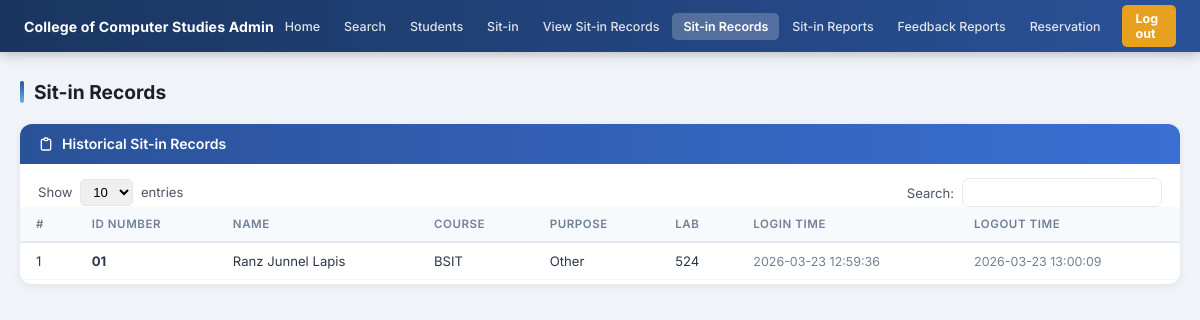
Page /admin/sitin_records (signed in) on the earlier database version.
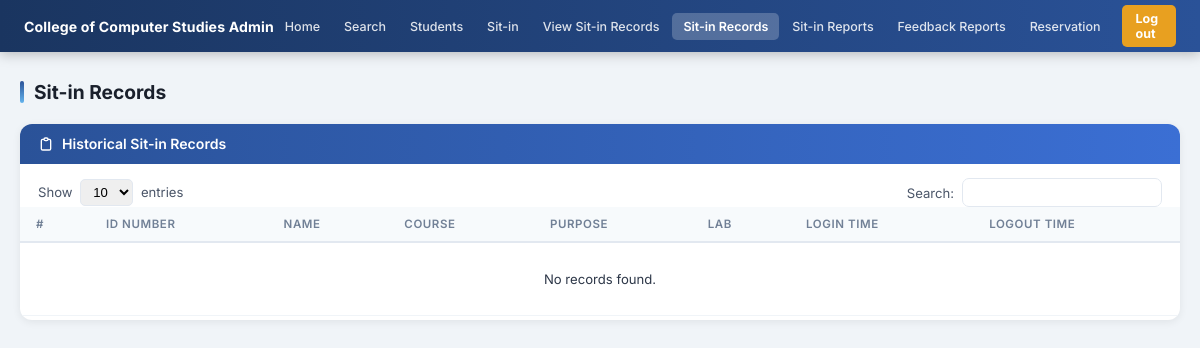
Same page on the later database version.
### tables this page shows
CREATE TABLE sit_in_records (
            id          INTEGER PRIMARY KEY AUTOINCREMENT,
            idno        VARCHAR(20) NOT NULL,
            purpose     VARCHAR(100) NOT NULL,
            lab         VARCHAR(20)  NOT NULL,
            login_time  TIMESTAMP NOT NULL,
            logout_time TIMESTAMP DEFAULT CURRENT_TIMESTAMP,
            FOREIGN KEY (idno) REFERENCES students(idno)
        );

CREATE TABLE students (
            id             INTEGER PRIMARY KEY AUTOINCREMENT,
            idno           VARCHAR(20)  UNIQUE NOT NULL,
            lastname       VARCHAR(50)  NOT NULL,
            firstname      VARCHAR(50)  NOT NULL,
            middlename     VARCHAR(50),
            course         VARCHAR(20)  NOT NULL,
            level          VARCHAR(5)   NOT NULL,
            email          VARCHAR(100) UNIQUE NOT NULL,
            address        TEXT,
            password       VARCHAR(255) NOT NULL,
            image_filename VARCHAR(255),
            remaining_session INTEGER DEFAULT 30,
            created_at     TIMESTAMP DEFAULT CURRENT_TIMESTAMP
        );

### app.py (the view)
@app.route('/admin/sitin_records')
def sitin_records():
    r = admin_required()
    if r: return r
    records = get_sitin_records()
    return render_template('sitin_records.html', records=records)

### app.py (called while the page is built)
def is_logged_in():
    return 'student_id' in session

def is_admin():
    return session.get('role') == 'admin'

def admin_required():
    if not is_logged_in() or not is_admin():
        flash('Admin access required.', 'error')
        return redirect(url_for('login'))

### dbhelper.py (called while the page is built)
def connect():
    base_path = os.path.dirname(os.path.abspath(__file__))
    db_path   = os.path.join(base_path, "sysarch.db")
    conn      = sqlite3.connect(db_path)
    conn.row_factory = sqlite3.Row
    return conn

def get_sitin_records():
    conn = connect()
    cur  = conn.cursor()
    cur.execute("""
        SELECT r.*, s.firstname, s.lastname, s.course, s.level
        FROM sit_in_records r
        JOIN students s ON r.idno = s.idno
        ORDER BY r.logout_time DESC
    """)
    rows = cur.fetchall()
    conn.close()
    return rows

### templates/sitin_records.html (shortened to what this page needs)
<!DOCTYPE html>
<html lang="en">
<head>
  <link rel="stylesheet" href="{{ url_for('static', filename='css/admin.css') }}">
</head>
<body>
{% from 'macros.html' import admin_nav %}
{{ admin_nav('records') }}
<div class="admin-page">
  <div class="page-heading">Sit-in Records</div>
  <div class="card">
    <div class="card-header">
      <svg width="16" height="16" fill="none" viewBox="0 0 24 24" stroke="currentColor"><path stroke-linecap="round" stroke-linejoin="round" stroke-width="2" d="M9 5H7a2 2 0 00-2 2v12a2 2 0 002 2h10a2 2 0 002-2V7a2 2 0 00-2-2h-2M9 5a2 2 0 002 2h2a2 2 0 002-2M9 5a2 2 0 012-2h2a2 2 0 012 2"/></svg>
      Historical Sit-in Records
    </div>
    <div class="table-toolbar">
      <div class="entries-select">Show <select><option>10</option><option>25</option><option>50</option></select> entries</div>
      <div style="display:flex;align-items:center;gap:8px;font-size:0.82rem;color:#4a5568;">
        Search: <input type="text" id="tableSearch" oninput="searchTable(this.value)" class="table-search-input"/>
      </div>
    </div>
    <div class="table-wrap">
      <table class="data-table" id="recordsTable">
        <thead>
          <tr><th>#</th><th>ID Number</th><th>Name</th><th>Course</th><th>Purpose</th><th>Lab</th><th>Login Time</th><th>Logout Time</th></tr>
        </thead>
        <tbody>
          {% for r in records %}
          <tr>
            <td>{{ loop.index }}</td>
            <td><strong>{{ r.idno }}</strong></td>
            <td>{{ r.firstname }} {{ r.lastname }}</td>
            <td>{{ r.course }}</td>
            <td>{{ r.purpose }}</td>
            <td>{{ r.lab }}</td>
            <td style="color:#718096;font-size:0.78rem;">{{ r.login_time }}</td>
            <td style="color:#718096;font-size:0.78rem;">{{ r.logout_time }}</td>
          </tr>
          {% else %}
          <tr><td colspan="8" class="no-data-cell">No records found.</td></tr>
          {% endfor %}
        </tbody>
      </table>
    </div>
  </div>
</div>
</body>
</html>

### templates/macros.html
{% macro admin_nav(active='') %}
<nav class="admin-navbar">
  <span class="navbar-brand">College of Computer Studies Admin</span>
  <div class="navbar-menu">
    <a href="{{ url_for('dashboard') }}"            class="nav-link {{ 'active' if active=='home' }}">Home</a>
    <a href="{{ url_for('dashboard') }}"            class="nav-link {{ 'active' if active=='search' }}">Search</a>
    <a href="{{ url_for('students_list') }}"         class="nav-link {{ 'active' if active=='students' }}">Students</a>
    <a href="{{ url_for('dashboard') }}"             class="nav-link {{ 'active' if active=='sitin' }}">Sit-in</a>
    <a href="{{ url_for('current_sitin') }}"         class="nav-link {{ 'active' if active=='current' }}">View Sit-in Records</a>
    <a href="{{ url_for('sitin_records') }}"         class="nav-link {{ 'active' if active=='records' }}">Sit-in Records</a>
    <a href="{{ url_for('sitin_reports') }}"         class="nav-link {{ 'active' if active=='reports' }}">Sit-in Reports</a>
    <a href="{{ url_for('feedback_reports') }}"      class="nav-link {{ 'active' if active=='feedback' }}">Feedback Reports</a>
    <a href="{{ url_for('admin_reservations') }}"    class="nav-link {{ 'active' if active=='reservation' }}">Reservation</a>
    <a href="{{ url_for('logout') }}"                class="nav-logout">Log out</a>
  </div>
</nav>
{% endmacro %}

### static/css/admin.css (style rules this page uses)
*, *::before, *::after { box-sizing: border-box; margin: 0; padding: 0; }
body { font-family: 'Inter', sans-serif; background: #f0f4f8; color: #1a202c; font-size: 0.875rem; min-height: 100vh; }
a { text-decoration: none; }
.admin-navbar { background: linear-gradient(90deg, #1a3560 0%, #2a5298 100%); display: flex; align-items: center; justify-content: space-between; padding: 0 24px; height: 52px; position: sticky; top: 0; z-index: 100; box-shadow: 0 2px 12px rgba(0,0,0,0.25); }
.navbar-brand { color: #fff; font-size: 0.88rem; font-weight: 700; letter-spacing: 0.01em; white-space: nowrap; }
.navbar-menu { display: flex; align-items: center; gap: 2px; }
.nav-link { color: rgba(255,255,255,0.85); padding: 6px 11px; border-radius: 5px; font-size: 0.78rem; font-weight: 500; transition: all 0.15s; white-space: nowrap; }
.nav-link.active { background: rgba(255,255,255,0.22); color: #fff; font-weight: 600; }
.nav-logout { background: #e8a020; color: #fff; padding: 6px 14px; border-radius: 5px; font-size: 0.78rem; font-weight: 700; margin-left: 8px; transition: background 0.15s; }
.admin-page { max-width: 1200px; margin: 28px auto; padding: 0 20px; }
.page-heading { font-size: 1.2rem; font-weight: 700; color: #1a202c; margin-bottom: 20px; display: flex; align-items: center; gap: 10px; }
.page-heading::before { content: ''; display: block; width: 4px; height: 22px; background: linear-gradient(180deg, #2a5298, #63b3ed); border-radius: 2px; }
.card { background: #fff; border-radius: 12px; overflow: hidden; box-shadow: 0 2px 8px rgba(0,0,0,0.07); margin-bottom: 22px; }
.card-header { display: flex; align-items: center; gap: 8px; background: linear-gradient(90deg, #2a5298, #3b6fd4); color: #fff; padding: 12px 18px; font-size: 0.88rem; font-weight: 600; line-height: 1; }
.card-header svg { width: 16px !important; height: 16px !important; min-width: 16px; max-width: 16px; flex-shrink: 0; }
.table-toolbar { display: flex; align-items: center; justify-content: space-between; padding: 14px 18px 0; gap: 10px; flex-wrap: wrap; }
.table-search-input { border: 1.5px solid #e2e8f0; border-radius: 7px; padding: 6px 12px; font-size: 0.82rem; outline: none; transition: border 0.15s; width: 200px; }
.entries-select { font-size: 0.82rem; color: #4a5568; }
.entries-select select { border: 1.5px solid #e2e8f0; border-radius: 5px; padding: 4px 8px; font-size: 0.82rem; margin: 0 4px; }
.table-wrap { padding: 0 0 4px; overflow-x: auto; }
.data-table { width: 100%; border-collapse: collapse; font-size: 0.82rem; }
.data-table thead tr { background: #f7fafc; }
.data-table th { font-weight: 600; color: #718096; padding: 10px 16px; text-align: left; border-bottom: 2px solid #e2e8f0; font-size: 0.72rem; text-transform: uppercase; letter-spacing: 0.05em; }
.data-table td { padding: 10px 16px; border-bottom: 1px solid #f0f4f8; color: #2d3748; }
.data-table tbody tr { transition: background 0.1s; }
.no-data-cell { text-align: center; color: #a0aec0; padding: 28px !important; }

Differences in the rows shown:
removed sit_in_records: idno "01", firstname "Ranz Junnel", lastname "Lapis", course "BSIT", purpose "Other", lab "524", login_time "2026-03-23 12:59:36", logout_time "2026-03-23 13:00:09"
Other differences:
text now shown: "No records found."
